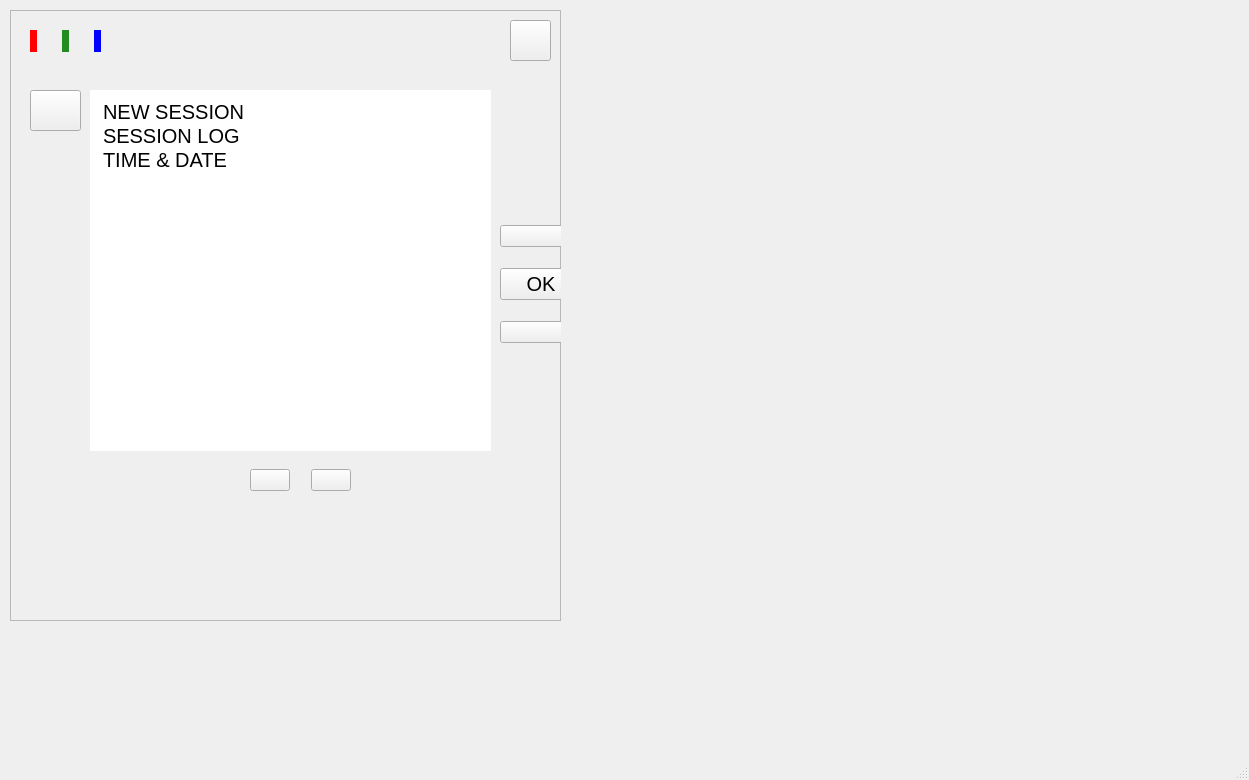
<?xml version="1.0" encoding="UTF-8"?>
<ui version="4.0">
 <class>MainWindow</class>
 <widget class="QMainWindow" name="MainWindow">
  <property name="enabled">
   <bool>true</bool>
  </property>
  <property name="geometry">
   <rect>
    <x>0</x>
    <y>0</y>
    <width>1249</width>
    <height>780</height>
   </rect>
  </property>
  <property name="windowTitle">
   <string>MainWindow</string>
  </property>
  <widget class="QWidget" name="centralwidget">
   <widget class="QFrame" name="deviceFrame">
    <property name="enabled">
     <bool>true</bool>
    </property>
    <property name="geometry">
     <rect>
      <x>10</x>
      <y>10</y>
      <width>551</width>
      <height>611</height>
     </rect>
    </property>
    <property name="frameShape">
     <enum>QFrame::StyledPanel</enum>
    </property>
    <property name="frameShadow">
     <enum>QFrame::Raised</enum>
    </property>
    <widget class="QPushButton" name="power">
     <property name="geometry">
      <rect>
       <x>500</x>
       <y>10</y>
       <width>41</width>
       <height>41</height>
      </rect>
     </property>
     <property name="styleSheet">
      <string notr="true"/>
     </property>
     <property name="icon">
      <iconset resource="resources.qrc">
       <normaloff>:/icons/power-off.svg</normaloff>:/icons/power-off.svg</iconset>
     </property>
     <property name="iconSize">
      <size>
       <width>30</width>
       <height>30</height>
      </size>
     </property>
    </widget>
    <widget class="QWidget" name="horizontalLayoutWidget">
     <property name="geometry">
      <rect>
       <x>240</x>
       <y>450</y>
       <width>101</width>
       <height>41</height>
      </rect>
     </property>
     <layout class="QHBoxLayout" name="session_flow">
      <item>
       <widget class="QPushButton" name="play_pause">
        <property name="text">
         <string/>
        </property>
        <property name="icon">
         <iconset resource="resources.qrc">
          <normaloff>:/icons/play-pause.svg</normaloff>:/icons/play-pause.svg</iconset>
        </property>
        <property name="iconSize">
         <size>
          <width>25</width>
          <height>25</height>
         </size>
        </property>
       </widget>
      </item>
      <item>
       <spacer name="horizontalSpacer">
        <property name="orientation">
         <enum>Qt::Horizontal</enum>
        </property>
        <property name="sizeHint" stdset="0">
         <size>
          <width>40</width>
          <height>20</height>
         </size>
        </property>
       </spacer>
      </item>
      <item>
       <widget class="QPushButton" name="stop">
        <property name="text">
         <string/>
        </property>
        <property name="icon">
         <iconset resource="resources.qrc">
          <normaloff>:/icons/stop.svg</normaloff>:/icons/stop.svg</iconset>
        </property>
        <property name="iconSize">
         <size>
          <width>25</width>
          <height>25</height>
         </size>
        </property>
       </widget>
      </item>
     </layout>
    </widget>
    <widget class="QWidget" name="horizontalLayoutWidget_2">
     <property name="geometry">
      <rect>
       <x>20</x>
       <y>20</y>
       <width>71</width>
       <height>22</height>
      </rect>
     </property>
     <layout class="QHBoxLayout" name="indicator_lights">
      <item>
       <widget class="QLabel" name="redlight">
        <property name="styleSheet">
         <string notr="true">background-color:red; opacity:1;</string>
        </property>
        <property name="text">
         <string/>
        </property>
       </widget>
      </item>
      <item>
       <spacer name="horizontalSpacer_3">
        <property name="orientation">
         <enum>Qt::Horizontal</enum>
        </property>
        <property name="sizeHint" stdset="0">
         <size>
          <width>40</width>
          <height>20</height>
         </size>
        </property>
       </spacer>
      </item>
      <item>
       <widget class="QLabel" name="greenlight">
        <property name="styleSheet">
         <string notr="true">background-color:forestgreen; opacity:1;</string>
        </property>
        <property name="text">
         <string/>
        </property>
       </widget>
      </item>
      <item>
       <spacer name="horizontalSpacer_4">
        <property name="orientation">
         <enum>Qt::Horizontal</enum>
        </property>
        <property name="sizeHint" stdset="0">
         <size>
          <width>40</width>
          <height>20</height>
         </size>
        </property>
       </spacer>
      </item>
      <item>
       <widget class="QLabel" name="bluelight">
        <property name="styleSheet">
         <string notr="true">background-color:blue; opacity:0.1;</string>
        </property>
        <property name="text">
         <string/>
        </property>
       </widget>
      </item>
     </layout>
    </widget>
    <widget class="QPushButton" name="home">
     <property name="geometry">
      <rect>
       <x>20</x>
       <y>80</y>
       <width>51</width>
       <height>41</height>
      </rect>
     </property>
     <property name="text">
      <string/>
     </property>
     <property name="icon">
      <iconset resource="resources.qrc">
       <normaloff>:/icons/house.svg</normaloff>:/icons/house.svg</iconset>
     </property>
     <property name="iconSize">
      <size>
       <width>30</width>
       <height>30</height>
      </size>
     </property>
    </widget>
    <widget class="QWidget" name="verticalLayoutWidget">
     <property name="geometry">
      <rect>
       <x>490</x>
       <y>200</y>
       <width>82</width>
       <height>151</height>
      </rect>
     </property>
     <layout class="QVBoxLayout" name="screen_nav">
      <item>
       <widget class="QPushButton" name="up">
        <property name="enabled">
         <bool>true</bool>
        </property>
        <property name="autoFillBackground">
         <bool>false</bool>
        </property>
        <property name="styleSheet">
         <string notr="true"/>
        </property>
        <property name="text">
         <string/>
        </property>
        <property name="icon">
         <iconset resource="resources.qrc">
          <normaloff>:/icons/arrow-up.svg</normaloff>:/icons/arrow-up.svg</iconset>
        </property>
        <property name="iconSize">
         <size>
          <width>30</width>
          <height>30</height>
         </size>
        </property>
       </widget>
      </item>
      <item>
       <widget class="QPushButton" name="select">
        <property name="font">
         <font>
          <pointsize>15</pointsize>
         </font>
        </property>
        <property name="styleSheet">
         <string notr="true"/>
        </property>
        <property name="text">
         <string>OK</string>
        </property>
        <property name="iconSize">
         <size>
          <width>30</width>
          <height>30</height>
         </size>
        </property>
       </widget>
      </item>
      <item>
       <widget class="QPushButton" name="down">
        <property name="styleSheet">
         <string notr="true"/>
        </property>
        <property name="text">
         <string/>
        </property>
        <property name="icon">
         <iconset resource="resources.qrc">
          <normaloff>:/icons/arrow-down.svg</normaloff>:/icons/arrow-down.svg</iconset>
        </property>
        <property name="iconSize">
         <size>
          <width>30</width>
          <height>30</height>
         </size>
        </property>
       </widget>
      </item>
     </layout>
    </widget>
    <widget class="QStackedWidget" name="Screen">
     <property name="enabled">
      <bool>true</bool>
     </property>
     <property name="geometry">
      <rect>
       <x>80</x>
       <y>80</y>
       <width>401</width>
       <height>361</height>
      </rect>
     </property>
     <property name="styleSheet">
      <string notr="true">border: solid 1px;</string>
     </property>
     <property name="currentIndex">
      <number>0</number>
     </property>
     <widget class="QWidget" name="HomePage">
      <property name="styleSheet">
       <string notr="true">background-color:white;</string>
      </property>
      <widget class="QListWidget" name="HomeMenuList">
       <property name="geometry">
        <rect>
         <x>10</x>
         <y>10</y>
         <width>381</width>
         <height>341</height>
        </rect>
       </property>
       <property name="font">
        <font>
         <pointsize>15</pointsize>
        </font>
       </property>
       <property name="spacing">
        <number>2</number>
       </property>
       <item>
        <property name="text">
         <string>NEW SESSION</string>
        </property>
       </item>
       <item>
        <property name="text">
         <string>SESSION LOG</string>
        </property>
       </item>
       <item>
        <property name="text">
         <string>TIME &amp; DATE</string>
        </property>
       </item>
      </widget>
     </widget>
     <widget class="QWidget" name="NewSessionPage">
      <property name="styleSheet">
       <string notr="true">background-color:white;</string>
      </property>
      <widget class="QProgressBar" name="sessionProgressBar">
       <property name="geometry">
        <rect>
         <x>100</x>
         <y>190</y>
         <width>221</width>
         <height>31</height>
        </rect>
       </property>
       <property name="value">
        <number>24</number>
       </property>
      </widget>
      <widget class="QLabel" name="sessionTimer">
       <property name="geometry">
        <rect>
         <x>130</x>
         <y>120</y>
         <width>141</width>
         <height>51</height>
        </rect>
       </property>
       <property name="text">
        <string>10 : 00</string>
       </property>
      </widget>
     </widget>
     <widget class="QWidget" name="SessionLogPage">
      <property name="styleSheet">
       <string notr="true">background-color:white;</string>
      </property>
      <widget class="QListWidget" name="sessionLogList">
       <property name="geometry">
        <rect>
         <x>10</x>
         <y>10</y>
         <width>381</width>
         <height>341</height>
        </rect>
       </property>
      </widget>
     </widget>
     <widget class="QWidget" name="TimeAndDatePage">
      <property name="styleSheet">
       <string notr="true">background-color:white;</string>
      </property>
      <widget class="QWidget" name="horizontalLayoutWidget_3">
       <property name="geometry">
        <rect>
         <x>100</x>
         <y>120</y>
         <width>201</width>
         <height>31</height>
        </rect>
       </property>
       <layout class="QHBoxLayout" name="horizontalLayout">
        <item>
         <widget class="QLabel" name="dateLabel">
          <property name="text">
           <string>Date</string>
          </property>
         </widget>
        </item>
        <item>
         <widget class="QDateEdit" name="dateEdit"/>
        </item>
       </layout>
      </widget>
      <widget class="QWidget" name="horizontalLayoutWidget_4">
       <property name="geometry">
        <rect>
         <x>90</x>
         <y>180</y>
         <width>211</width>
         <height>21</height>
        </rect>
       </property>
       <layout class="QHBoxLayout" name="horizontalLayout_2">
        <item>
         <widget class="QLabel" name="timeLabel">
          <property name="text">
           <string>Time</string>
          </property>
         </widget>
        </item>
        <item>
         <widget class="QTimeEdit" name="timeEdit"/>
        </item>
       </layout>
      </widget>
     </widget>
    </widget>
    <widget class="QPushButton" name="batteryIcon">
     <property name="enabled">
      <bool>false</bool>
     </property>
     <property name="geometry">
      <rect>
       <x>500</x>
       <y>570</y>
       <width>41</width>
       <height>31</height>
      </rect>
     </property>
     <property name="styleSheet">
      <string notr="true">border:none;</string>
     </property>
     <property name="text">
      <string/>
     </property>
     <property name="icon">
      <iconset resource="resources.qrc">
       <normaloff>:/icons/battery-full.svg</normaloff>:/icons/battery-full.svg</iconset>
     </property>
     <property name="iconSize">
      <size>
       <width>30</width>
       <height>30</height>
      </size>
     </property>
    </widget>
   </widget>
  </widget>
  <widget class="QMenuBar" name="menubar">
   <property name="geometry">
    <rect>
     <x>0</x>
     <y>0</y>
     <width>1249</width>
     <height>22</height>
    </rect>
   </property>
  </widget>
  <widget class="QStatusBar" name="statusbar"/>
 </widget>
 <resources>
  <include location="resources.qrc"/>
 </resources>
 <connections/>
</ui>
